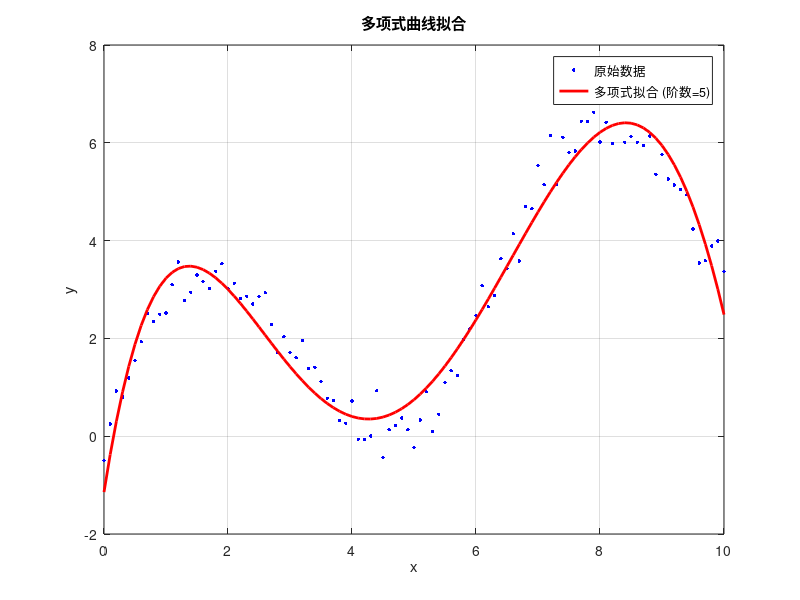

The MATLAB script that drew this image: (Note: this script raises an error after producing the figure.)
%% Simulink 拟合示例脚本
% 本脚本演示在 MATLAB/Simulink 环境中常见的曲线拟合与参数估计方法，
% 并提供常见问题的排查与解决思路。
%
% 运行环境：MATLAB R2019b 及以上版本
% 依赖工具箱：Optimization Toolbox / Curve Fitting Toolbox (可选)

%% ========================================================
% 第一部分：基础多项式曲线拟合
% ========================================================
clc; clear; close all;

% 1. 生成示例数据（实际使用时替换为您的测量数据）
x_data = (0:0.1:10)';                      % 自变量
y_data = 2.5 * sin(x_data) + 0.5 * x_data ...
         + 0.3 * randn(size(x_data));       % 含噪声的因变量

% 2. 多项式拟合（polyfit / polyval）
degree = 5;                                 % 多项式阶数，可根据残差调整
p_coeff = polyfit(x_data, y_data, degree);  % 求拟合系数
y_fit   = polyval(p_coeff, x_data);         % 求拟合值

% 3. 计算拟合误差
residuals   = y_data - y_fit;
rmse_poly   = sqrt(mean(residuals.^2));
fprintf('[多项式拟合] RMSE = %.6f\n', rmse_poly);

% 4. 可视化
figure('Name', '多项式拟合');
plot(x_data, y_data, 'b.', 'MarkerSize', 8, 'DisplayName', '原始数据');
hold on;
plot(x_data, y_fit, 'r-', 'LineWidth', 2, 'DisplayName', ...
     sprintf('多项式拟合 (阶数=%d)', degree));
legend('Location', 'best');
xlabel('x'); ylabel('y');
title('多项式曲线拟合');
grid on;

%% ========================================================
% 第二部分：基于自定义模型的非线性最小二乘拟合
% ========================================================

% 常见问题：拟合不收敛或结果偏差大时，请检查初值设定。
% 推荐做法：先绘图估计参数初值，再代入求解器。

% 自定义模型：y = a * sin(b*x + c) + d
model_func = @(params, x) params(1) .* sin(params(2) .* x + params(3)) + params(4);

% 初值（关键！需要尽量接近真实值）
p0 = [2.0, 1.0, 0.0, 0.5];

% 使用 lsqcurvefit（需要 Optimization Toolbox）
options = optimoptions('lsqcurvefit', ...
    'Algorithm',       'levenberg-marquardt', ...
    'MaxIterations',   1000, ...
    'FunctionTolerance', 1e-8, ...
    'Display',         'off');

try
    [p_opt, resnorm] = lsqcurvefit(model_func, p0, x_data, y_data, [], [], options);
    y_nlfit = model_func(p_opt, x_data);
    rmse_nl = sqrt(mean((y_data - y_nlfit).^2));
    fprintf('[非线性拟合] a=%.4f  b=%.4f  c=%.4f  d=%.4f\n', p_opt(1), p_opt(2), p_opt(3), p_opt(4));
    fprintf('[非线性拟合] RMSE = %.6f\n', rmse_nl);

    figure('Name', '非线性最小二乘拟合');
    plot(x_data, y_data,  'b.', 'MarkerSize', 8, 'DisplayName', '原始数据');
    hold on;
    plot(x_data, y_nlfit, 'r-', 'LineWidth', 2, 'DisplayName', '非线性拟合');
    legend('Location', 'best');
    xlabel('x'); ylabel('y');
    title('非线性最小二乘曲线拟合');
    grid on;
catch ME
    warning('lsqcurvefit 失败（可能未安装 Optimization Toolbox）：%s', ME.message);
end

%% ========================================================
% 第三部分：Simulink 参数估计（Parameter Estimation）
% ========================================================
% 若需要对 Simulink 模型的参数进行估计，推荐使用以下流程：
%
%   1. 准备实验数据（时间向量 + 输出向量）
%   2. 建立 Simulink 模型，将待估计参数声明为 MATLAB 工作区变量
%   3. 使用 sdo.optimize 或 Parameter Estimation App 进行优化
%
% 以下为 sdo.optimize 的简化示例（需要 Simulink Design Optimization Toolbox）：
%
%   model_name = 'your_model';          % 替换为您的模型名称
%   load_system(model_name);
%
%   % 声明待估计参数
%   p = sdo.getParameterFromModel(model_name, {'param1', 'param2'});
%   p(1).Minimum = 0;   p(1).Maximum = 10;
%   p(2).Minimum = -5;  p(2).Maximum = 5;
%
%   % 定义优化目标（残差）
%   sim_opt = sdo.SimulationOptions('StopTime', '10');
%   cost_fn = @(p_val) sdoExampleCostFunction(p_val, model_name, exp_data);
%
%   opt_options = sdo.OptimizeOptions('Method', 'lsqnonlin');
%   [p_opt, opt_info] = sdo.optimize(cost_fn, p, opt_options);

%% ========================================================
% 第四部分：常见问题与解决方案
% ========================================================
%
% 问题 1：拟合结果与数据偏差过大
%   原因：初值设置不合理，算法陷入局部最优
%   解决：① 多次随机初值重跑；② 使用 GlobalSearch 或 MultiStart
%
% 问题 2：lsqcurvefit 提示 "Solver stopped prematurely"
%   原因：迭代次数不足或容差过松
%   解决：增大 MaxIterations，减小 FunctionTolerance / StepTolerance
%
% 问题 3：Simulink 仿真在参数估计时不收敛
%   原因：步长过大或模型刚性方程
%   解决：① 使用变步长求解器（ode45/ode15s）；② 减小最大步长
%
% 问题 4：数据噪声过大导致过拟合
%   原因：模型阶数或参数过多
%   解决：① 降低多项式阶数；② 先对数据做低通滤波再拟合

fprintf('\n脚本运行完毕。请查看图形窗口中的拟合结果。\n');
